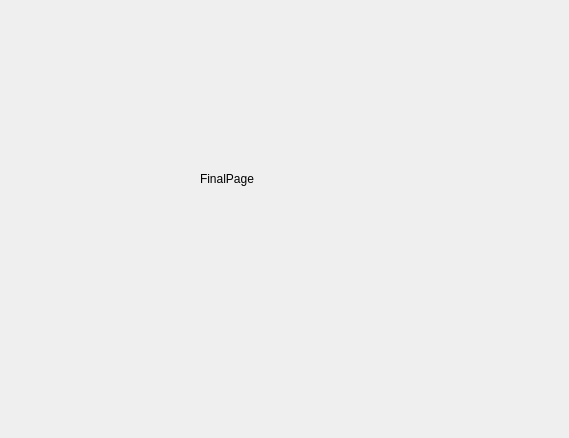
<?xml version="1.0" encoding="UTF-8"?>
<ui version="4.0">
 <class>FinalPage</class>
 <widget class="QWizardPage" name="FinalPage">
  <property name="geometry">
   <rect>
    <x>0</x>
    <y>0</y>
    <width>569</width>
    <height>438</height>
   </rect>
  </property>
  <property name="windowTitle">
   <string>WizardPage</string>
  </property>
  <widget class="QLabel" name="label">
   <property name="geometry">
    <rect>
     <x>200</x>
     <y>170</y>
     <width>60</width>
     <height>18</height>
    </rect>
   </property>
   <property name="text">
    <string>FinalPage</string>
   </property>
  </widget>
 </widget>
 <resources/>
 <connections/>
</ui>
